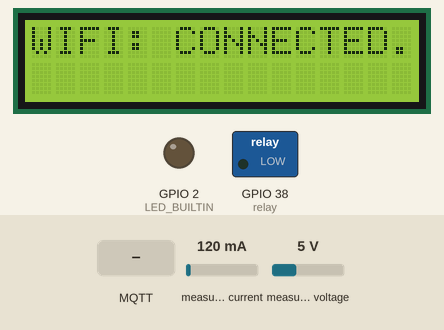
This sketch was run on a simulated ESP32. Shown: 16×2 character LCD, switched loads named in the sketch (green lamp = pin HIGH), output pins drawn as LEDs (lit = HIGH). The inputs (shaded band) are chosen by the test bench; at power-on: measured current 120 mA, measured voltage 5 V. WiFi joins after 1.5 s; servers stay silent unless stated; no MQTT or app messages arrive unless stated; what the sketch prints to the serial monitor is not drawn.

Above: at 5.8 s.
5.9 s: MQTT message "1" arrives on the first subscribed topic
At 7.4 s:
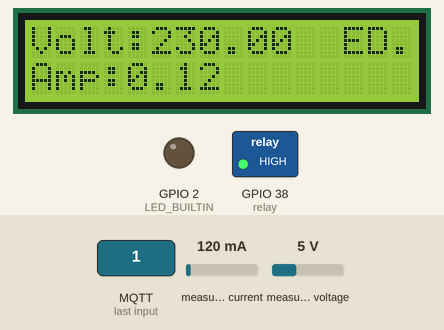
8.2 s: measured current set to 40 mA
At 12.5 s:
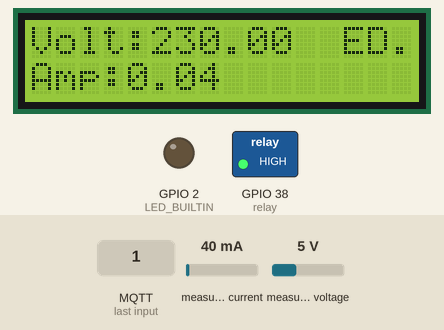
13.2 s: measured voltage set to 0.3 V
At 17.5 s:
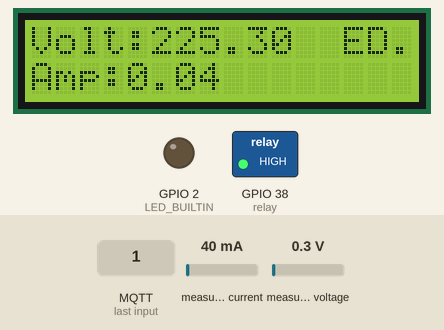
18.2 s: MQTT message "0" arrives on the first subscribed topic
At 18.6 s:
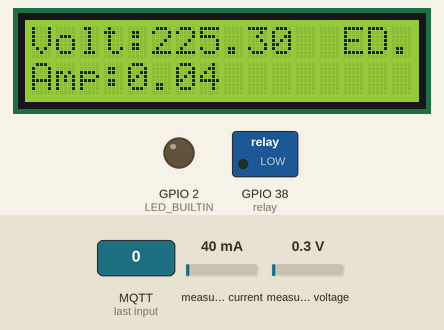
19.7 s: measured current set to 500 mA
At 22.5 s:
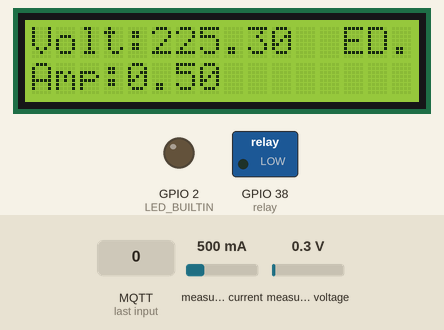
23.2 s: measured voltage set to 3.8 V
At 27.5 s:
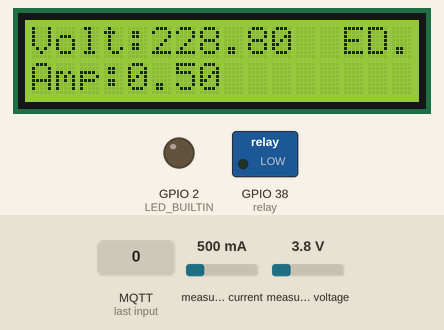
Timing chart, 0 to 29.0 s (numbered marks = the images above; inputs shaded):
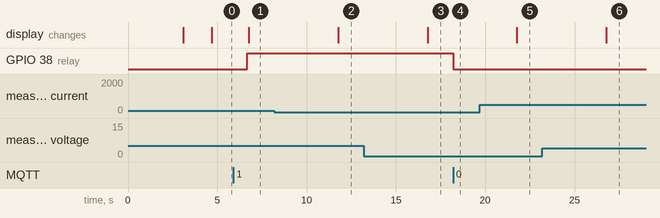

The sketch:

code.ino
```cpp
//----------include----------
#include <WiFi.h>
#include <PubSubClient.h>
#include <ArduinoJson.h>
#include <Wire.h>
#include <LiquidCrystal_I2C.h>
#include <esp_wifi.h>
#include <HardwareSerial.h>
#include <PZEM004Tv30.h>
#include <WiFiManager.h>

//----------Object Instantiation------------
HardwareSerial PZEMSerial(2);
PZEM004Tv30 pzem(&PZEMSerial);
LiquidCrystal_I2C lcd(0x27, 16, 2);
//----------I/O PIN------------
int relay = 38;
int state_led;
uint8_t overload;
bool initRequested = false;
unsigned long previousMillis = 0;
const long interval = 5000;
#define RESET_BUTTON_PIN 0

// -------- NETPIE2020 --------
const char* mqttServer = "broker.netpie.io";
const int mqttPort = 1883;
const char* mqttClientID = "your Device ID";  // Device ID
const char* mqttUsername = "your Token";      // Token
const char* mqttPassword = "your Secret";      // Secret
WiFiClient espClient;
PubSubClient client(espClient);


void onceStartup(const String& key, const int& value) {
  //Serial.println(key + " = " + value);
  lcd.clear();
  if (key == "relay") {
    if (value == 1) {
      state_led = value;
      digitalWrite(relay, state_led);
    } else {
      state_led = value;
      digitalWrite(relay, state_led);
    }
  }
  if (key == "overload") {
    overload = value;
  }
}


// ฟังก์ชันอ่านค่าจาก Shadow (data{...})
void parseShadowData(const String& msg) {
  StaticJsonDocument<512> doc;
  DeserializationError err = deserializeJson(doc, msg);
  if (err) {
    Serial.print("JSON parse error: ");
    Serial.println(err.c_str());
    return;
  }
  if (!doc.containsKey("data")) {
    Serial.println("No 'data' object in shadow");
    return;
  }
  JsonObject data = doc["data"];
  for (JsonPair kv : data) {
    String key = kv.key().c_str();
    int value = kv.value().as<int>();  // เก็บเป็น int (รองรับเลข)
    Serial.println("[@Set Value]: " + key + " = " + String(value));
    onceStartup(key, value);
  }
}

void requestShadowOnce() {
  if (!initRequested && client.connected()) {
    Serial.println(F("Requesting Shadow..."));
    client.publish("@shadow/data/get", "{}");
    initRequested = true;
    lcd.setCursor(0, 0);
    lcd.print("WIFI: CONNECTED");
    delay(2000);
  }
}

void dosomething(const String& msg, const int state) {
  if (msg == "relay") {
    digitalWrite(relay, state);
  }
}

void reconnect() {
  while (!client.connected()) {
    Serial.print("Attempting MQTT connection>>>");
    if (client.connect(mqttClientID, mqttUsername, mqttPassword)) {
      Serial.println("Connected");
      client.subscribe("@msg/relay");
      client.subscribe("@msg/overload");
      client.subscribe("@msg/StateOverload");  // 1 is Overload ||| 0 is not Overload
      client.subscribe("@shadow/data/get/accepted");
      client.subscribe("@shadow/data/get/rejected");
      client.subscribe("@private/#");
      initRequested = false;
      requestShadowOnce();  // ขอค่า Shadow ทันทีหลังต่อสำเร็จ
      Serial.println("*****************");
    } else {
      Serial.print("failed, rc=");
      Serial.print(client.state());
      Serial.println("Try again in 5 seconds...");
      delay(5000);
    }
  }
}

void callback(char* topic, byte* payload, unsigned int length) {
  Serial.print("Message arrived [");
  Serial.print(topic);
  Serial.print("]: ");
  String msg;
  for (int i = 0; i < length; i++) {
    msg = msg + (char)payload[i];
  }
  Serial.println(msg);
  if (String(topic) == "@private/shadow/data/get/response") {
    parseShadowData(msg);
  }
  if (msg == "@shadow/data/get/accepted" || msg == "@private/shadow/data/get/accepted") {
    Serial.println("Accept");
  }
  if (msg == "@shadow/data/get/rejected" || msg == "@private/shadow/data/get/rejected") {
    Serial.println(F("Shadow GET rejected (check device/shadow keys)."));
  }
  // ---------------------Setoverload -----------------
  if (String(topic) == "@msg/overload") {
    overload = msg.toInt();
    client.publish("@shadow/data/update", ("{\"data\" : {\"overload\" : " + String(msg) + "}}").c_str());
  }
  // ---------------------Relay  -----------------
  if (String(topic) == "@msg/relay") {
    if (msg == "1") {
      client.publish("@shadow/data/update", "{\"data\" : {\"relay\" : 1}}");
      client.publish("@shadow/data/update", "{\"data\" : {\"StateOverload\" : 0}}");
      dosomething("relay", 1);
    } else if (msg == "0") {
      client.publish("@shadow/data/update", "{\"data\" : {\"relay\" : 0}}");
      dosomething("relay", 0);
    }
  }
}


void setup() {
  Serial.begin(115200);
  lcd.begin();
  lcd.backlight();
  lcd.setCursor(0, 0);
  lcd.print("Initializing...");
  PZEMSerial.begin(9600, SERIAL_8N1, 17, 18);
  pinMode(relay, OUTPUT);
  Serial.println("\nHELLO :)");
  Serial.println("*****************");
  pinMode(LED_BUILTIN, OUTPUT);
  pinMode(RESET_BUTTON_PIN, INPUT_PULLUP);

  // --- WiFiManager Setup ---
  Serial.println("Press BOOT button now to reset WiFi settings.");
  delay(3000);  // Delay 3 seconds to give user time to press the button

  WiFiManager wm;

  if (digitalRead(RESET_BUTTON_PIN) == LOW) {
    Serial.println("Reset button was pressed! Resetting WiFi settings...");
    wm.resetSettings();
    Serial.println("WiFi settings erased. Please restart the device.");
    while (true)
      ;  // Halt execution
  }

  wm.setConfigPortalTimeout(180);  // Set config portal timeout to 3 minutes

  lcd.clear();
  lcd.print("Connecting Wifi..");

  if (!wm.autoConnect("ESP32-PZEM-Setup")) {
    Serial.println("Failed to connect and timeout occurred. Restarting...");
    lcd.clear();
    lcd.print("Connect Failed");
    delay(3000);
    ESP.restart();
  }

  // --- WiFi Connected ---
  Serial.println("");
  Serial.println("========================================");
  Serial.println("WiFi connected!");
  Serial.print("Connected SSID: ");
  Serial.println(WiFi.SSID());
  Serial.print("IP Address: ");
  Serial.println(WiFi.localIP());
  Serial.println("========================================");

  // Set sleep mode to none
  WiFi.setSleep(false);
  esp_wifi_set_ps(WIFI_PS_NONE);

  // --- MQTT Setup ---
  client.setServer(mqttServer, mqttPort);
  client.setCallback(callback);
  client.setBufferSize(512);
}

void loop() {
  if (!client.connected()) {
    reconnect();
  }
  client.loop();
  unsigned long currentMillis = millis();
  if (currentMillis - previousMillis >= interval) {
    previousMillis = currentMillis;
    float v = pzem.voltage();
    float i = pzem.current();
    float p = pzem.power();
    float e = pzem.energy();
    if (isnan(v) || isnan(i) || isnan(p) || isnan(e)) {
      Serial.println("Read fail (check wiring/baud)");
    } else {
        String payload = String("{\"data\":{") + "\"volt\":" + String(v, 2) + "," + "\"amp\":" + String(i, 3) + "," + "\"power\":" + String(p, 2) + "," + "\"e\":" + String(e, 3) + "}}";
        client.publish("@shadow/data/update", payload.c_str());
        lcd.setCursor(0, 0);
        lcd.print("Volt:" + String(v) + "  ");
        lcd.setCursor(0, 1);
        lcd.print("Amp:" + String(i) + "   ");
        if (i > overload && overload >= 1) {
          client.publish("@shadow/data/update", "{\"data\" : {\"relay\" : 0}}");
          client.publish("@shadow/data/update", "{\"data\" : {\"StateOverload\" : 1}}");
          digitalWrite(relay, 0);
          lcd.clear();
          lcd.setCursor(0, 0);
          lcd.print("OVERLOAD");
      }
    }
  }
}
```

Measured:
- after the input at 5.9 s, GPIO 38 (relay): LOW → HIGH after 0.78 s
- after the input at 8.2 s, the display: changes after 3.6 s (image 2)
- after the input at 13.2 s, the display: changes after 3.6 s (image 3)
- after the input at 18.2 s, GPIO 38 (relay): HIGH → LOW at once
- after the input at 19.7 s, the display: changes after 2.1 s (image 5)
- after the input at 23.2 s, the display: changes after 3.6 s (image 6)
